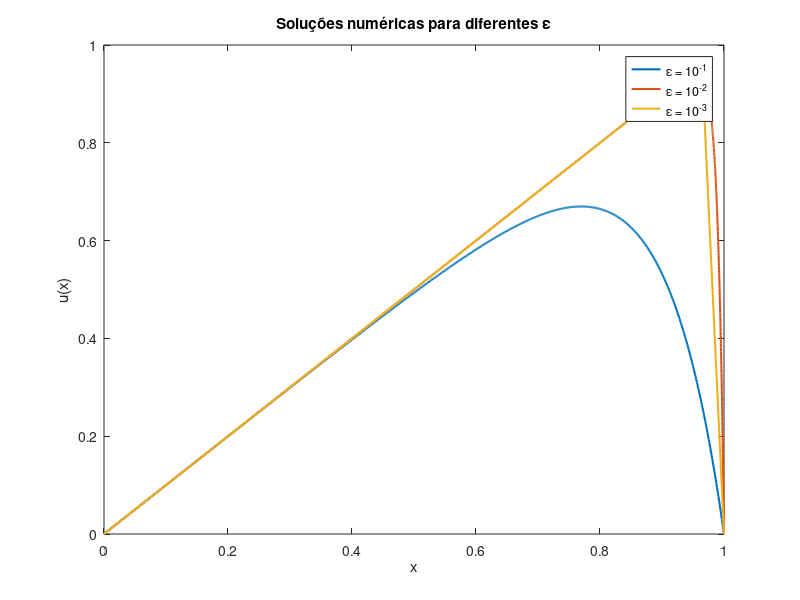

MATLAB code for this plot:
clc; clear;

for k = 1:3
    eps = 10^(-k);
    
    u = @(x) x - (exp((x-1)/eps) - exp(-1/eps)) / (1 - exp(-1/eps));
  
    fplot(u, [0, 1], 'LineWidth', 1.5)
    hold on
end

ylim([0, 1])
xlim([0, 1])
legend('\epsilon = 10^{-1}', '\epsilon = 10^{-2}', '\epsilon = 10^{-3}');
title('Soluções numéricas para diferentes \epsilon')
xlabel('x')
ylabel('u(x)')

